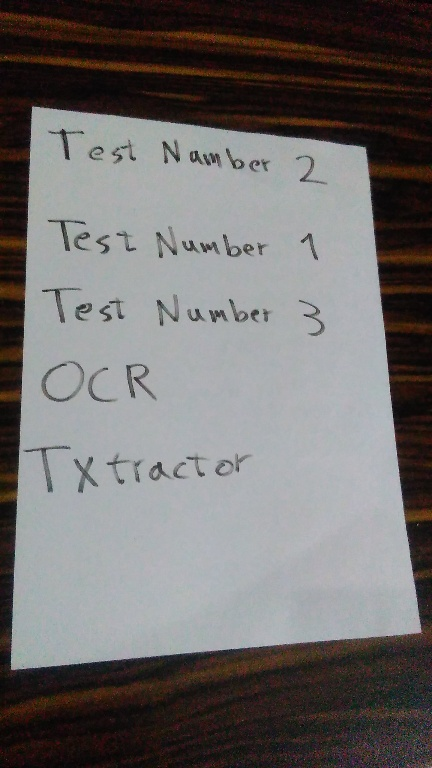
#> input picture OCR/main/scan/images/test_1.jpg, 432 x 768 px
$ python -i utils.py   (imports and definitions only)
#> lines starting #> are read from the running program, lines starting #| are printed output that depends on the picture; after the words box and inside, x2 and y2 are one past the last pixel; in counts of white or black regions, pixels touching at a corner belong together
#> further down, picture is the input picture: shape (768, 432, 3); mean B, G, R 109.1, 109.7, 112.5
import cv2
import numpy as np
from sklearn.cluster import KMeans


class Process:
    __COLOR = cv2.COLOR_BGR2GRAY
    __METHODS = [cv2.MORPH_RECT,
                 cv2.MORPH_CLOSE]
    __MODE = cv2.RETR_EXTERNAL
    __PROB = 0.005

    def _smoothen(self, image):
        gray = cv2.cvtColor(image, self.__COLOR)
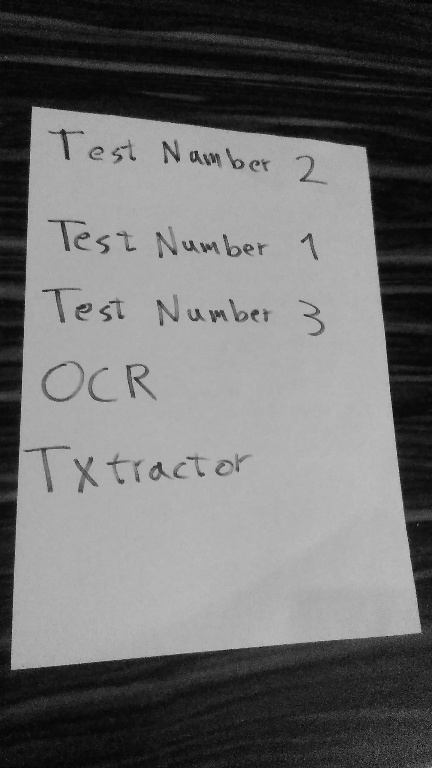
#> gray: shape (768, 432); min 1, max 205, mean 110.5
        kernel = cv2.getStructuringElement(self.__METHODS[0], (7, 7))
        closed = cv2.dilate(cv2.morphologyEx(image,
                                             self.__METHODS[1], kernel),
                            kernel, iterations=1)
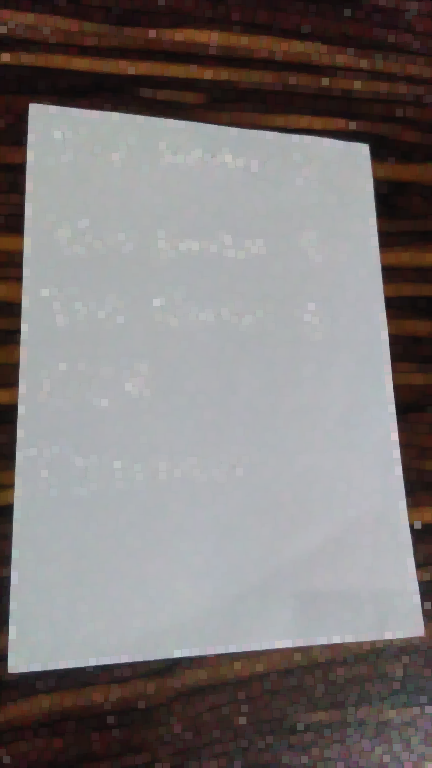
#> closed: shape (768, 432, 3); mean B, G, R 121.3, 122, 127.2
        return cv2.GaussianBlur(closed, (5, 5), 0)

    def _get_edges(self, image):
        return cv2.Canny(image, 120, 255)
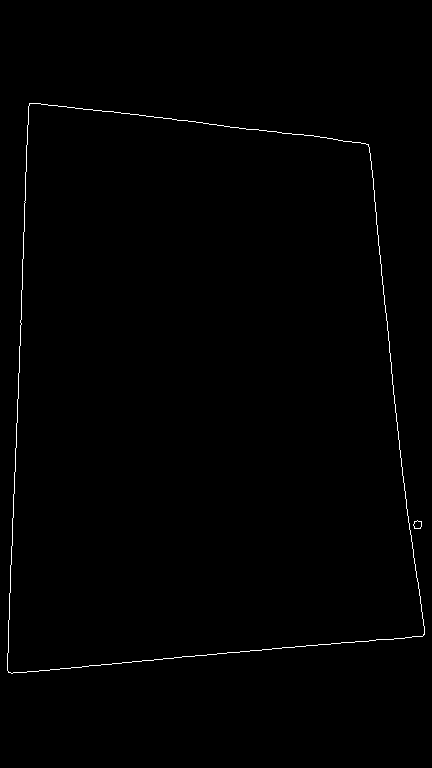
#> returned value: shape (768, 432); 0.56% white in thin lines or dots, all inside (x1, y1, x2, y2) = (7, 103, 425, 674)

    def _extract_cnts(self, image):
        cnts, _ = cv2.findContours(image, self.__MODE, cv2.CHAIN_APPROX_SIMPLE)
#> cnts = 2 contours; box (x1, y1, x2, y2) and area: (7, 103, 425, 674) 200364, (413, 520, 422, 529) 50
        return sorted(cnts, key=cv2.contourArea, reverse=True)

    def search(self, image: np.ndarray) -> tuple:
        modified = self._smoothen(image)
        modified = self._get_edges(modified)
        cnts = self._extract_cnts(modified)
        for cnt in cnts:
            p = cv2.arcLength(cnt, True)
            approx = cv2.approxPolyDP(cnt, self.__PROB * p, True)
            if len(approx) == 4:
                pts = []
                for ap in approx:
                    pts.append(ap[0])
                return pts, 1
            pts = []
            for ap in approx:
                pts.append(ap[0])
            return pts, 0
#> this loop made 1 pass
#> (p, approx) on pass 1: (1881.9, [[29, 103], [8, 672], [422, 636], [368, 144]])
        return (), -1


class Suppress:
    def __init__(self):
        self.model = KMeans(n_clusters=4)

    def update(self, pts: np.ndarray) -> np.ndarray:
        self.model.fit(pts)
        return self.model.labels_

>>> import cv2
>>> picture = cv2.imread('images/test_1.jpg')
>>> result = Process().search(picture)
#> result = ([[29, 103], [8, 672], [422, 636], [368, 144]], 1)

$ run again, on OCR/main/scan/images/test_4.png
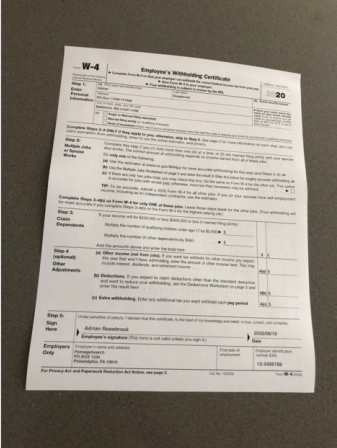
#> input picture OCR/main/scan/images/test_4.png, 337 x 448 px
#> picture is the input picture: shape (448, 337, 3); mean B, G, R 134.7, 144.7, 151.4
#> in _smoothen, `closed = cv2.dilate(cv2.morphologyEx(image, self.__METHODS[1], kernel)..`:
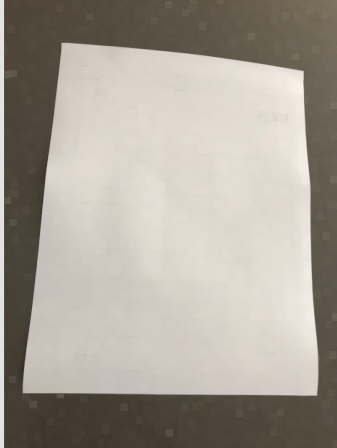
#> closed: shape (448, 337, 3); mean B, G, R 150, 160, 166.8
#> in _get_edges, `return cv2.Canny(image, 120, 255)`:
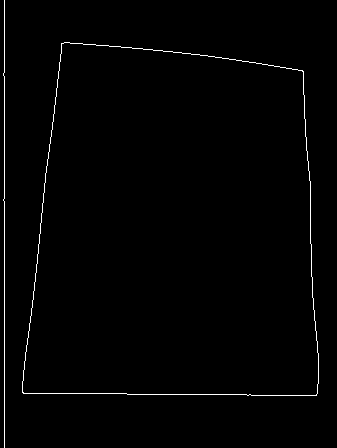
#> returned value: shape (448, 337); 1.1% white in thin lines or dots
#> in _extract_cnts, `cnts, _ = cv2.findContours(image, self.__MODE, cv2.CHAIN_APPROX_SIMPLE)`: cnts = 2 contours, 1 with area under 20; largest, box (x1, y1, x2, y2) and area: (22, 42, 319, 396) 91646
#> the loop in search, `for cnt in cnts:` made 1 pass
#> (p, approx) on pass 1: (1246.7, [[61, 43], [22, 392], [316, 395], [303, 71]])
#> result = ([[61, 43], [22, 392], [316, 395], [303, 71]], 1)
